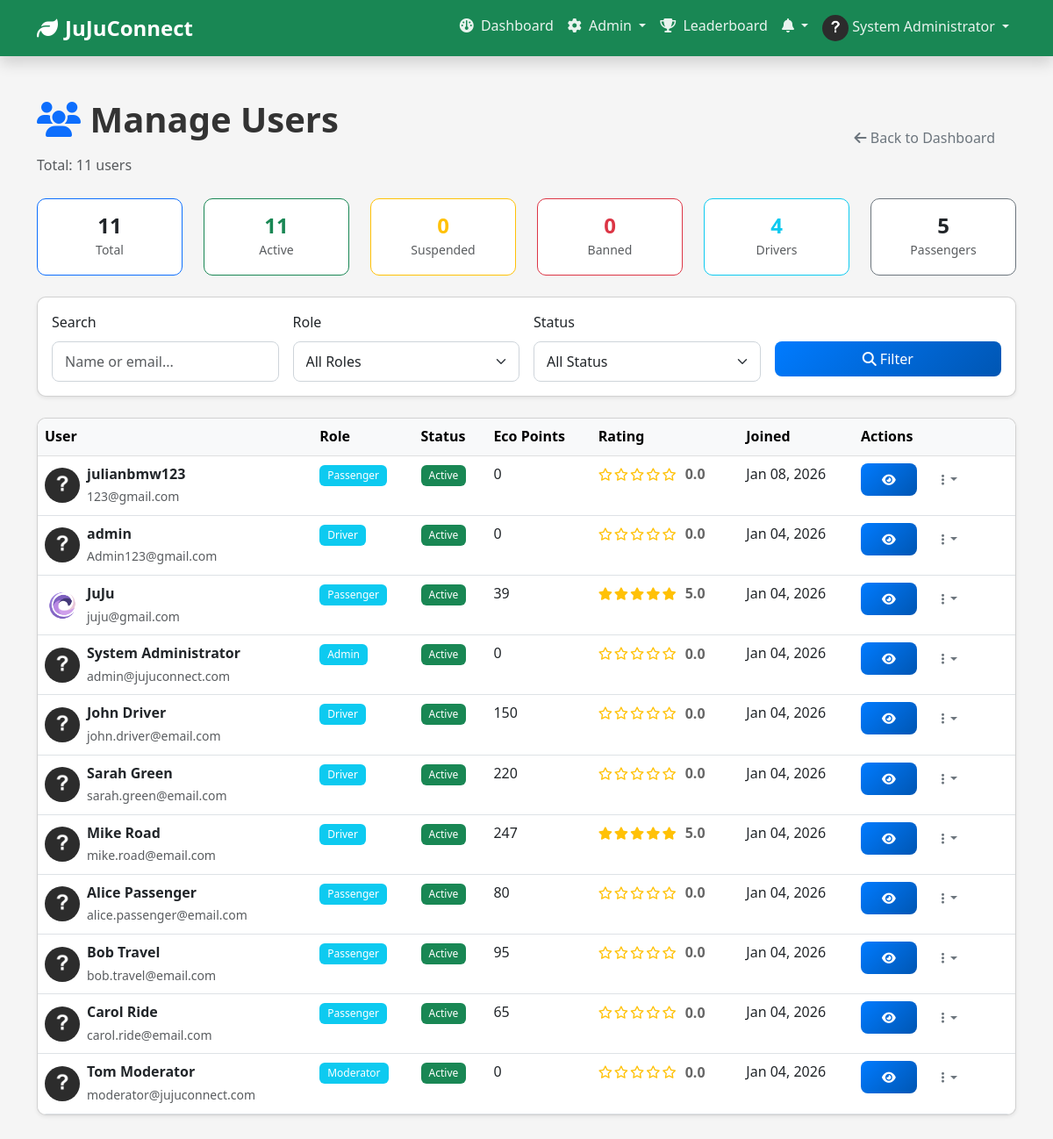
The page /admin/users.php (signed in) on the database its author committed.
### tables this page shows
CREATE TABLE IF NOT EXISTS `users` (
  `UserID` int(11) NOT NULL AUTO_INCREMENT,
  `FullName` varchar(180) NOT NULL,
  `Email` varchar(180) NOT NULL,
  `Password` varchar(255) NOT NULL COMMENT 'Hashed password using bcrypt/argon2',
  `Phone` varchar(20) DEFAULT NULL,
  `Role` enum('Driver','Passenger','Admin','Moderator') DEFAULT 'Passenger',
  `ProfilePicture` varchar(255) DEFAULT 'default-avatar.png',
  `Bio` text DEFAULT NULL,
  `EcoPoints` int(11) DEFAULT 0,
  `Rating` decimal(3,2) DEFAULT 0.00 COMMENT 'Average rating out of 5.00',
  `TotalRatings` int(11) DEFAULT 0,
  `Status` enum('Active','Suspended','Banned','Pending') DEFAULT 'Active',
  `EmailVerified` tinyint(1) DEFAULT 0,
  `VerificationToken` varchar(100) DEFAULT NULL,
  `ResetToken` varchar(100) DEFAULT NULL,
  `ResetTokenExpiry` datetime DEFAULT NULL,
  `CreatedAt` timestamp NULL DEFAULT CURRENT_TIMESTAMP,
  `UpdatedAt` timestamp NULL DEFAULT CURRENT_TIMESTAMP ON UPDATE CURRENT_TIMESTAMP,
  `LastLogin` timestamp NULL DEFAULT NULL,
  PRIMARY KEY (`UserID`),
  UNIQUE KEY `Email` (`Email`),
  KEY `idx_email` (`Email`),
  KEY `idx_role` (`Role`),
  KEY `idx_status` (`Status`),
  KEY `idx_eco_points` (`EcoPoints`)
);

### admin/users.php (the view, shortened to what this page needs)
<?php
require_once '../config/config.php';
$items_per_page = 20;
$page = isset($_GET['page']) ? max(1, intval($_GET['page'])) : 1;
$offset = ($page - 1) * $items_per_page;
$filter_role = $_GET['role'] ?? 'all';
$filter_status = $_GET['status'] ?? 'all';
$search = $_GET['search'] ?? '';
$where_clauses = [];
$params = [];
$where_sql = !empty($where_clauses) ? 'WHERE ' . implode(' AND ', $where_clauses) : '';
$count_stmt = $pdo->prepare("SELECT COUNT(*) FROM Users $where_sql");
$count_stmt->execute($params);
$total_users = $count_stmt->fetchColumn();
$params[] = $items_per_page;
$params[] = $offset;
$stmt = $pdo->prepare("
    SELECT * FROM Users
    $where_sql
    ORDER BY CreatedAt DESC
    LIMIT ? OFFSET ?
");
$stmt->execute($params);
$users = $stmt->fetchAll();
$stats_stmt = $pdo->query("
    SELECT
        COUNT(*) as total,
        COUNT(CASE WHEN Status = 'Active' THEN 1 END) as active,
        COUNT(CASE WHEN Status = 'Suspended' THEN 1 END) as suspended,
        COUNT(CASE WHEN Status = 'Banned' THEN 1 END) as banned,
        COUNT(CASE WHEN Role = 'Driver' THEN 1 END) as drivers,
        COUNT(CASE WHEN Role = 'Passenger' THEN 1 END) as passengers,
        COUNT(CASE WHEN Role = 'Admin' THEN 1 END) as admins,
        COUNT(CASE WHEN Role = 'Moderator' THEN 1 END) as moderators
    FROM Users
");
$stats = $stats_stmt->fetch();
include '../includes/header.php';
?>
<div class="container my-5">
    <div class="d-flex justify-content-between align-items-center mb-4">
        <div>
            <h1><i class="fas fa-users text-primary"></i> Manage Users</h1>
            <p class="text-muted mb-0">Total: <?php echo number_format($total_users); ?> users</p>
        </div>
        <a href="dashboard.php" class="btn btn-outline-secondary">
            <i class="fas fa-arrow-left"></i> Back to Dashboard
        </a>
    </div>
    <div class="row mb-4">
        <div class="col-md-2">
            <div class="card text-center border-primary">
                <div class="card-body">
                    <h4 class="mb-0"><?php echo $stats['total']; ?></h4>
                    <small class="text-muted">Total</small>
                </div>
            </div>
        </div>
        <div class="col-md-2">
            <div class="card text-center border-success">
                <div class="card-body">
                    <h4 class="mb-0 text-success"><?php echo $stats['active']; ?></h4>
                    <small class="text-muted">Active</small>
                </div>
            </div>
        </div>
        <div class="col-md-2">
            <div class="card text-center border-warning">
                <div class="card-body">
                    <h4 class="mb-0 text-warning"><?php echo $stats['suspended']; ?></h4>
                    <small class="text-muted">Suspended</small>
                </div>
            </div>
        </div>
        <div class="col-md-2">
            <div class="card text-center border-danger">
                <div class="card-body">
                    <h4 class="mb-0 text-danger"><?php echo $stats['banned']; ?></h4>
                    <small class="text-muted">Banned</small>
                </div>
            </div>
        </div>
        <div class="col-md-2">
            <div class="card text-center border-info">
                <div class="card-body">
                    <h4 class="mb-0 text-info"><?php echo $stats['drivers']; ?></h4>
                    <small class="text-muted">Drivers</small>
                </div>
            </div>
        </div>
        <div class="col-md-2">
            <div class="card text-center border-secondary">
                <div class="card-body">
                    <h4 class="mb-0"><?php echo $stats['passengers']; ?></h4>
                    <small class="text-muted">Passengers</small>
                </div>
            </div>
        </div>
    </div>
    <div class="card shadow-sm mb-4">
        <div class="card-body">
            <form method="GET" action="" class="row g-3">
                <div class="col-md-3">
                    <label class="form-label">Search</label>
                    <input type="text" class="form-control" name="search"
                           value="<?php echo e($search); ?>" placeholder="Name or email...">
                </div>
                <div class="col-md-3">
                    <label class="form-label">Role</label>
                    <select class="form-select" name="role">
                        <option value="all" <?php echo $filter_role === 'all' ? 'selected' : ''; ?>>All Roles</option>
                    </select>
                </div>
                <div class="col-md-3">
                    <label class="form-label">Status</label>
                    <select class="form-select" name="status">
                        <option value="all" <?php echo $filter_status === 'all' ? 'selected' : ''; ?>>All Status</option>
                    </select>
                </div>
                <div class="col-md-3">
                    <label class="form-label">&nbsp;</label>
                    <div class="d-grid gap-2">
                        <button type="submit" class="btn btn-primary">
                            <i class="fas fa-search"></i> Filter
                        </button>
                    </div>
                </div>
            </form>
        </div>
    </div>
    <div class="card shadow-sm">
        <div class="card-body p-0">
            <div class="table-responsive">
                <table class="table table-hover mb-0">
                    <thead class="table-light">
                        <tr>
                            <th>User</th>
                            <th>Role</th>
                            <th>Status</th>
                            <th>Eco Points</th>
                            <th>Rating</th>
                            <th>Joined</th>
                            <th>Actions</th>
                        </tr>
                    </thead>
                    <tbody>
                        <?php foreach ($users as $user): ?>
                            <tr>
                                <td>
                                    <div class="d-flex align-items-center">
                                        <img src="<?php echo get_profile_picture($user['ProfilePicture']); ?>"
                                             class="rounded-circle me-2" width="40" height="40" alt="User">
                                        <div>
                                            <div class="fw-bold"><?php echo e($user['FullName']); ?></div>
                                            <small class="text-muted"><?php echo e($user['Email']); ?></small>
                                        </div>
                                    </div>
                                </td>
                                <td>
                                    <span class="badge bg-info"><?php echo e($user['Role']); ?></span>
                                </td>
                                <td>
                                    <?php
                                    $status_class = '';
                                    switch ($user['Status']) {
                                        case 'Active': $status_class = 'success'; break;
                                    }
                                    ?>
                                    <span class="badge bg-<?php echo $status_class; ?>">
                                        <?php echo e($user['Status']); ?>
                                    </span>
                                </td>
                                <td><?php echo number_format($user['EcoPoints']); ?></td>
                                <td><?php echo display_star_rating($user['Rating']); ?></td>
                                <td><?php echo format_date($user['CreatedAt'], 'M d, Y'); ?></td>
                                <td>
                                    <div class="d-flex gap-1">
                                        <a href="<?php echo SITE_URL; ?>/profile/view.php?id=<?php echo $user['UserID']; ?>"
                                           class="btn btn-sm btn-primary" title="View Profile">
                                            <i class="fas fa-eye"></i>
                                        </a>
                                        <div class="dropdown">
                                            <button type="button" class="btn btn-sm btn-outline-secondary dropdown-toggle"
                                                    data-bs-toggle="dropdown" aria-expanded="false">
                                                <i class="fas fa-ellipsis-v"></i>
                                            </button>
                                        </div>
                                    </div>
                                </td>
                            </tr>
                        <?php endforeach; ?>
                    </tbody>
                </table>
            </div>
        </div>
    </div>
</div>
<?php include '../includes/footer.php'; ?>

### includes/functions.php (shortened to what this page needs)
<?php
function format_date($date, $format = 'M d, Y') {
    return date($format, strtotime($date));
}
function format_rating($rating, $decimals = 1) {
    return number_format($rating, $decimals);
}
function display_star_rating($rating, $max = 5) {
    $html = '<div class="star-rating">';
    $full_stars = floor($rating);
    $half_star = ($rating - $full_stars) >= 0.5 ? 1 : 0;
    $empty_stars = $max - $full_stars - $half_star;
    for ($i = 0; $i < $full_stars; $i++) {
        $html .= '<i class="fas fa-star text-warning"></i>';
    }
    for ($i = 0; $i < $empty_stars; $i++) {
        $html .= '<i class="far fa-star text-warning"></i>';
    }
    $html .= ' <span class="rating-value">' . format_rating($rating) . '</span>';
    $html .= '</div>';
    return $html;
}
function get_profile_picture($filename) {
    if (empty($filename) || $filename === 'default-avatar.png') {
        return SITE_URL . '/assets/images/default-avatar.png';
    }
    return SITE_URL . '/uploads/profiles/' . $filename;
}
function e($string) {
    return htmlspecialchars($string ?? '', ENT_QUOTES, 'UTF-8');
}
?>

### assets/css/style.css (style rules this page uses)
:root { --primary-color: #28a745; --secondary-color: #007bff; --success-color: #28a745; --danger-color: #dc3545; --warning-color: #ffc107; --info-color: #17a2b8; --light-color: #f8f9fa; --dark-color: #343a40; --font-family: 'Segoe UI', Tahoma, Geneva, Verdana, sans-serif; }
* { margin: 0; padding: 0; box-sizing: border-box; }
body { font-family: var(--font-family); background-color: #f5f5f5; color: #333; line-height: 1.6; min-height: 100vh; display: flex; flex-direction: column; }
html { scroll-behavior: smooth; }
h1, h2, h3, h4, h5, h6 { font-weight: 600; margin-bottom: 1rem; }
a { text-decoration: none; transition: all 0.3s ease; }
.card { border-radius: 10px; transition: all 0.3s ease; overflow: hidden; }
.btn { border-radius: 8px; padding: 0.5rem 1.5rem; font-weight: 500; transition: all 0.3s ease; border: none; }
.btn-primary { background: linear-gradient(135deg, #007bff 0%, #0056b3 100%); }
.form-control, .form-select { border-radius: 8px; border: 1px solid #ced4da; padding: 0.625rem 0.875rem; transition: all 0.3s ease; }
.badge { padding: 0.5em 0.75em; border-radius: 6px; font-weight: 500; }
.star-rating { display: inline-flex; align-items: center; gap: 2px; }
.star-rating .fa-star, .star-rating .fa-star-half-alt { font-size: 0.9rem; }
.rating-value { margin-left: 0.5rem; font-weight: 600; color: #666; }
.rounded-circle { object-fit: cover; }
.table { border-radius: 10px; overflow: hidden; }
.table thead { background-color: #f8f9fa; }
img { max-width: 100%; height: auto; }

### rows shown on the page
users: ProfilePicture (placeholder picture), FullName "julianbmw123", Email "123@gmail.com", Role "Passenger", Status "Active", EcoPoints "0", Rating "0.0", CreatedAt "Jan 08, 2026"
users: ProfilePicture (placeholder picture), FullName "admin", Email "Admin123@gmail.com", Role "Driver", Status "Active", EcoPoints "0", Rating "0.0", CreatedAt "Jan 04, 2026"
users: ProfilePicture (picture), FullName "JuJu", Email "juju@gmail.com", Role "Passenger", Status "Active", EcoPoints "39", Rating "5.0", CreatedAt "Jan 04, 2026"
users: ProfilePicture (placeholder picture), FullName "System Administrator", Email "admin@jujuconnect.com", Role "Admin", Status "Active", EcoPoints "0", Rating "0.0", CreatedAt "Jan 04, 2026"
users: ProfilePicture (placeholder picture), FullName "John Driver", Email "john.driver@email.com", Role "Driver", Status "Active", EcoPoints "150", Rating "0.0", CreatedAt "Jan 04, 2026"
users: ProfilePicture (placeholder picture), FullName "Sarah Green", Email "sarah.green@email.com", Role "Driver", Status "Active", EcoPoints "220", Rating "0.0", CreatedAt "Jan 04, 2026"
users: ProfilePicture (placeholder picture), FullName "Mike Road", Email "mike.road@email.com", Role "Driver", Status "Active", EcoPoints "247", Rating "5.0", CreatedAt "Jan 04, 2026"
users: ProfilePicture (placeholder picture), FullName "Alice Passenger", Email "alice.passenger@email.com", Role "Passenger", Status "Active", EcoPoints "80", Rating "0.0", CreatedAt "Jan 04, 2026"
users: ProfilePicture (placeholder picture), FullName "Bob Travel", Email "bob.travel@email.com", Role "Passenger", Status "Active", EcoPoints "95", Rating "0.0", CreatedAt "Jan 04, 2026"
users: ProfilePicture (placeholder picture), FullName "Carol Ride", Email "carol.ride@email.com", Role "Passenger", Status "Active", EcoPoints "65", Rating "0.0", CreatedAt "Jan 04, 2026"
users: ProfilePicture (placeholder picture), FullName "Tom Moderator", Email "moderator@jujuconnect.com", Role "Moderator", Status "Active", EcoPoints "0", Rating "0.0", CreatedAt "Jan 04, 2026"

### other values the page prints
SITE_NAME "JuJuConnect"
$_SESSION['full_name'] "System Administrator"
$total_users "11"
$stats['total'] "11"
$stats['active'] "11"
$stats['suspended'] "0"
$stats['banned'] "0"
$stats['drivers'] "4"
$stats['passengers'] "5"
